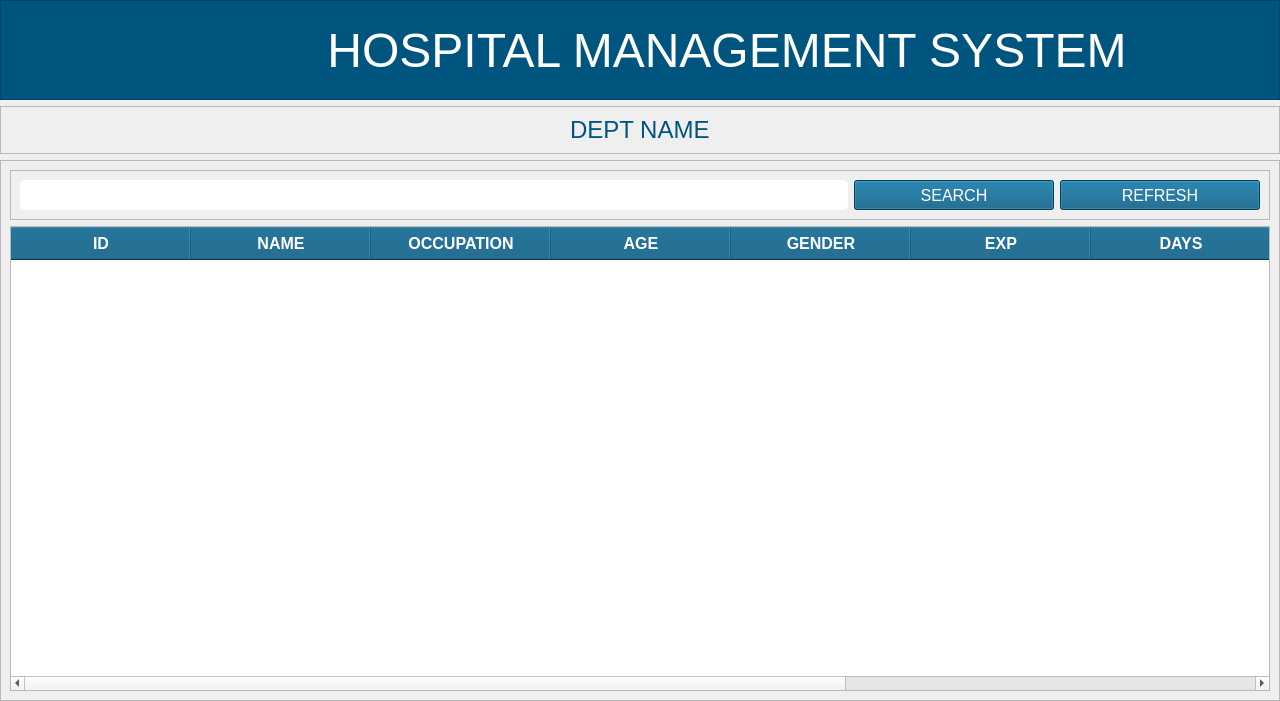
<?xml version="1.0" encoding="UTF-8"?>
<ui version="4.0">
 <class>MainWindow</class>
 <widget class="QMainWindow" name="MainWindow">
  <property name="geometry">
   <rect>
    <x>0</x>
    <y>0</y>
    <width>1280</width>
    <height>701</height>
   </rect>
  </property>
  <property name="windowTitle">
   <string>MainWindow</string>
  </property>
  <widget class="QWidget" name="centralwidget">
   <layout class="QVBoxLayout" name="verticalLayout_2">
    <property name="leftMargin">
     <number>0</number>
    </property>
    <property name="topMargin">
     <number>0</number>
    </property>
    <property name="rightMargin">
     <number>0</number>
    </property>
    <property name="bottomMargin">
     <number>0</number>
    </property>
    <item>
     <widget class="QFrame" name="header_frame">
      <property name="sizePolicy">
       <sizepolicy hsizetype="Preferred" vsizetype="Preferred">
        <horstretch>0</horstretch>
        <verstretch>0</verstretch>
       </sizepolicy>
      </property>
      <property name="minimumSize">
       <size>
        <width>1280</width>
        <height>100</height>
       </size>
      </property>
      <property name="maximumSize">
       <size>
        <width>16777215</width>
        <height>100</height>
       </size>
      </property>
      <property name="styleSheet">
       <string notr="true">background-color:rgb(0, 85, 127);</string>
      </property>
      <property name="frameShape">
       <enum>QFrame::StyledPanel</enum>
      </property>
      <property name="frameShadow">
       <enum>QFrame::Raised</enum>
      </property>
      <layout class="QHBoxLayout" name="horizontalLayout">
       <property name="sizeConstraint">
        <enum>QLayout::SetDefaultConstraint</enum>
       </property>
       <property name="leftMargin">
        <number>0</number>
       </property>
       <property name="topMargin">
        <number>0</number>
       </property>
       <property name="rightMargin">
        <number>0</number>
       </property>
       <property name="bottomMargin">
        <number>0</number>
       </property>
       <item>
        <widget class="QFrame" name="logo_frame">
         <property name="minimumSize">
          <size>
           <width>80</width>
           <height>50</height>
          </size>
         </property>
         <property name="maximumSize">
          <size>
           <width>100</width>
           <height>16777215</height>
          </size>
         </property>
         <property name="styleSheet">
          <string notr="true">background-color:transparent;
margin-top:6px;
margin-bottom:0px;</string>
         </property>
         <property name="frameShape">
          <enum>QFrame::StyledPanel</enum>
         </property>
         <property name="frameShadow">
          <enum>QFrame::Raised</enum>
         </property>
         <widget class="QLabel" name="backBtn">
          <property name="geometry">
           <rect>
            <x>20</x>
            <y>10</y>
            <width>61</width>
            <height>71</height>
           </rect>
          </property>
          <property name="cursor">
           <cursorShape>PointingHandCursor</cursorShape>
          </property>
          <property name="styleSheet">
           <string notr="true"/>
          </property>
          <property name="text">
           <string/>
          </property>
          <property name="pixmap">
           <pixmap resource="../../assets/resources.qrc">:/reosurces_logo/back-svgrepo-com.svg</pixmap>
          </property>
          <property name="scaledContents">
           <bool>true</bool>
          </property>
          <property name="alignment">
           <set>Qt::AlignCenter</set>
          </property>
         </widget>
        </widget>
       </item>
       <item>
        <widget class="QFrame" name="title_frame">
         <property name="minimumSize">
          <size>
           <width>1280</width>
           <height>0</height>
          </size>
         </property>
         <property name="font">
          <font>
           <pointsize>42</pointsize>
          </font>
         </property>
         <property name="styleSheet">
          <string notr="true">background-color:transparent;</string>
         </property>
         <property name="frameShape">
          <enum>QFrame::StyledPanel</enum>
         </property>
         <property name="frameShadow">
          <enum>QFrame::Raised</enum>
         </property>
         <layout class="QVBoxLayout" name="verticalLayout">
          <item alignment="Qt::AlignHCenter">
           <widget class="QLabel" name="title_label">
            <property name="minimumSize">
             <size>
              <width>800</width>
              <height>0</height>
             </size>
            </property>
            <property name="font">
             <font>
              <pointsize>36</pointsize>
             </font>
            </property>
            <property name="styleSheet">
             <string notr="true">color:#fff;</string>
            </property>
            <property name="text">
             <string>HOSPITAL MANAGEMENT SYSTEM</string>
            </property>
            <property name="alignment">
             <set>Qt::AlignCenter</set>
            </property>
           </widget>
          </item>
         </layout>
        </widget>
       </item>
      </layout>
     </widget>
    </item>
    <item>
     <widget class="QFrame" name="frame_15">
      <property name="maximumSize">
       <size>
        <width>16777215</width>
        <height>80</height>
       </size>
      </property>
      <property name="frameShape">
       <enum>QFrame::StyledPanel</enum>
      </property>
      <property name="frameShadow">
       <enum>QFrame::Raised</enum>
      </property>
      <layout class="QVBoxLayout" name="verticalLayout_22">
       <item alignment="Qt::AlignHCenter">
        <widget class="QLabel" name="deptNameDisp">
         <property name="font">
          <font>
           <pointsize>18</pointsize>
          </font>
         </property>
         <property name="styleSheet">
          <string notr="true">color:rgb(0, 85, 127);</string>
         </property>
         <property name="text">
          <string>DEPT NAME</string>
         </property>
        </widget>
       </item>
      </layout>
     </widget>
    </item>
    <item>
     <widget class="QFrame" name="frame">
      <property name="frameShape">
       <enum>QFrame::StyledPanel</enum>
      </property>
      <property name="frameShadow">
       <enum>QFrame::Raised</enum>
      </property>
      <layout class="QVBoxLayout" name="verticalLayout_3">
       <item>
        <widget class="QFrame" name="frame_2">
         <property name="frameShape">
          <enum>QFrame::StyledPanel</enum>
         </property>
         <property name="frameShadow">
          <enum>QFrame::Raised</enum>
         </property>
         <layout class="QHBoxLayout" name="horizontalLayout_2">
          <item>
           <widget class="QLineEdit" name="personNameEntry">
            <property name="minimumSize">
             <size>
              <width>0</width>
              <height>30</height>
             </size>
            </property>
            <property name="font">
             <font>
              <pointsize>12</pointsize>
             </font>
            </property>
            <property name="styleSheet">
             <string notr="true">border-radius:5px;
padding:5px;</string>
            </property>
           </widget>
          </item>
          <item>
           <widget class="QPushButton" name="searchPersonBtn">
            <property name="minimumSize">
             <size>
              <width>200</width>
              <height>30</height>
             </size>
            </property>
            <property name="font">
             <font>
              <pointsize>12</pointsize>
             </font>
            </property>
            <property name="cursor">
             <cursorShape>PointingHandCursor</cursorShape>
            </property>
            <property name="styleSheet">
             <string notr="true">background-color:rgb(0, 85, 127);
COLOR:WHITE;
BORDER-RADIUS:5PX</string>
            </property>
            <property name="text">
             <string>SEARCH</string>
            </property>
           </widget>
          </item>
          <item>
           <widget class="QPushButton" name="refreshBtn">
            <property name="minimumSize">
             <size>
              <width>200</width>
              <height>30</height>
             </size>
            </property>
            <property name="font">
             <font>
              <pointsize>12</pointsize>
             </font>
            </property>
            <property name="cursor">
             <cursorShape>PointingHandCursor</cursorShape>
            </property>
            <property name="styleSheet">
             <string notr="true">background-color:rgb(0, 85, 127);
COLOR:WHITE;
BORDER-RADIUS:5PX</string>
            </property>
            <property name="text">
             <string>REFRESH</string>
            </property>
           </widget>
          </item>
         </layout>
        </widget>
       </item>
       <item>
        <widget class="QTableWidget" name="tableDeptsDet">
         <property name="minimumSize">
          <size>
           <width>0</width>
           <height>0</height>
          </size>
         </property>
         <property name="font">
          <font>
           <pointsize>12</pointsize>
          </font>
         </property>
         <property name="cursor" stdset="0">
          <cursorShape>PointingHandCursor</cursorShape>
         </property>
         <property name="styleSheet">
          <string notr="true">QHeaderView::section {
                background-color: #00557d;
                color: white;
                font-weight: bold;
padding:5px;
            }</string>
         </property>
         <property name="editTriggers">
          <set>QAbstractItemView::NoEditTriggers</set>
         </property>
         <property name="selectionMode">
          <enum>QAbstractItemView::SingleSelection</enum>
         </property>
         <property name="selectionBehavior">
          <enum>QAbstractItemView::SelectRows</enum>
         </property>
         <property name="showGrid">
          <bool>true</bool>
         </property>
         <property name="sortingEnabled">
          <bool>true</bool>
         </property>
         <property name="wordWrap">
          <bool>false</bool>
         </property>
         <attribute name="horizontalHeaderCascadingSectionResizes">
          <bool>true</bool>
         </attribute>
         <attribute name="horizontalHeaderDefaultSectionSize">
          <number>180</number>
         </attribute>
         <attribute name="verticalHeaderDefaultSectionSize">
          <number>45</number>
         </attribute>
         <column>
          <property name="text">
           <string>ID</string>
          </property>
          <property name="background">
           <color>
            <red>0</red>
            <green>85</green>
            <blue>125</blue>
           </color>
          </property>
         </column>
         <column>
          <property name="text">
           <string>NAME</string>
          </property>
         </column>
         <column>
          <property name="text">
           <string>OCCUPATION</string>
          </property>
         </column>
         <column>
          <property name="text">
           <string>AGE</string>
          </property>
         </column>
         <column>
          <property name="text">
           <string>GENDER</string>
          </property>
         </column>
         <column>
          <property name="text">
           <string>EXP</string>
          </property>
         </column>
         <column>
          <property name="text">
           <string>DAYS</string>
          </property>
         </column>
         <column>
          <property name="text">
           <string>TIME</string>
          </property>
         </column>
         <column>
          <property name="text">
           <string>STATUS</string>
          </property>
         </column>
        </widget>
       </item>
      </layout>
     </widget>
    </item>
   </layout>
  </widget>
 </widget>
 <resources>
  <include location="../../assets/resources.qrc"/>
 </resources>
 <connections/>
</ui>
